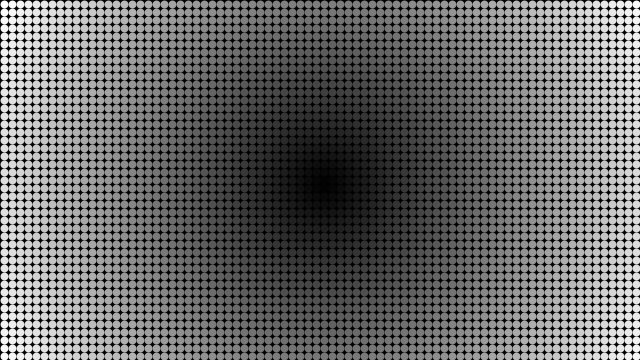
Frame 1 (no input)
Frame 60 (the mouse pressed at the canvas centre just before this capture): identical to frame 1, image omitted
Frame 120 (the mouse held since frame 60 and released just before this capture): identical to frame 1, image omitted

The Processing sketch that drew this single still picture (run headless with seeded random() and noise(); from frame 60 on, the mouse is pressed at the canvas centre):

// Processing sketch: array_2d
// ── array_2d.pde
/**
 * Array 2D. 
 * 
 * Demonstrates the syntax for creating a two-dimensional (2D) array.
 * Values in a 2D array are accessed through two index values.  
 * 2D arrays are useful for storing images. In this example, each dot 
 * is colored in relation to its distance from the center of the image. 
 */

float[][] distances;
float maxDistance;
int spacer;

void setup() {
  size(640, 360);
  maxDistance = dist(width/2, height/2, width, height);
  distances = new float[width][height];
  for (int y = 0; y < height; y++) {
    for (int x = 0; x < width; x++) {
      float distance = dist(width/2, height/2, x, y);
      distances[x][y] = distance/maxDistance * 255;
    }
  }
  spacer = 8;
  strokeWeight(8);
  //noLoop();  // Run once and stop
}

void draw() {
  background(0);
  // This embedded loop skips over values in the arrays based on
  // the spacer variable, so there are more values in the array
  // than are drawn here. Change the value of the spacer variable
  // to change the density of the points
  for (int y = 0; y < height; y += spacer) {
    for (int x = 0; x < width; x += spacer) {
      stroke(distances[x][y]);
      point(x + spacer/2, y + spacer/2);
    }
  }
}
